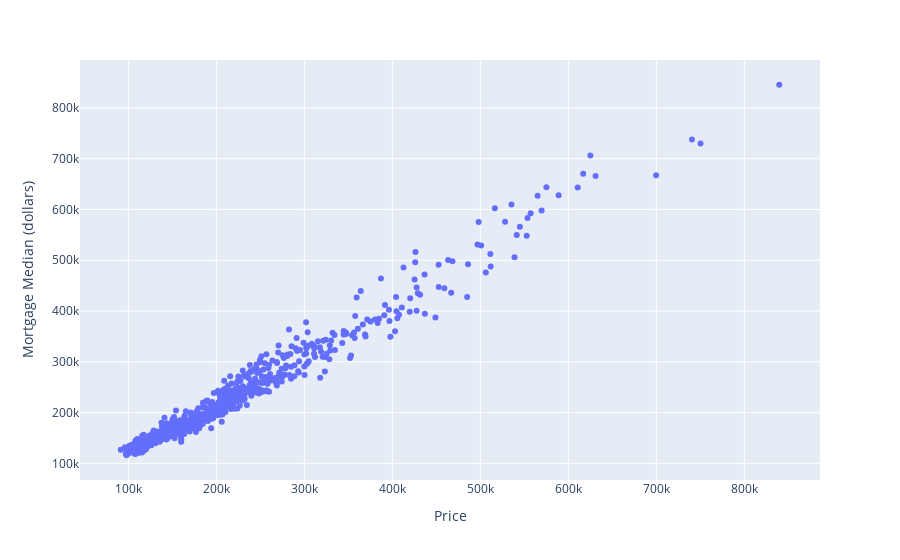

The notebook cell saved with this chart:
### Code cell
fig = px.scatter(df, x='Price', y='Mortgage Median (dollars)')
fig.show()

### Figure 1 — Plotly figure (JSON) as saved in the notebook; plotly's stock layout.template omitted (floating-point values rounded to 4 significant figures; data arrays with more than 128 entries replaced by an {"elided": "..."} marker saying what was removed)
{"data": [{"hovertemplate": "Price=%{x}<br>Mortgage Median (dollars)=%{y}<extra></extra>", "legendgroup": "", "marker": {"color": "#636efa", "symbol": "circle"}, "mode": "markers", "name": "", "orientation": "v", "showlegend": false, "type": "scatter", "x": {"elided": "612 float values"}, "xaxis": "x", "y": {"elided": "612 int values"}, "yaxis": "y"}], "layout": {"legend": {"tracegroupgap": 0}, "margin": {"t": 60}, "xaxis": {"anchor": "y", "domain": [0, 1], "title": {"text": "Price"}}, "yaxis": {"anchor": "x", "domain": [0, 1], "title": {"text": "Mortgage Median (dollars)"}}}}
